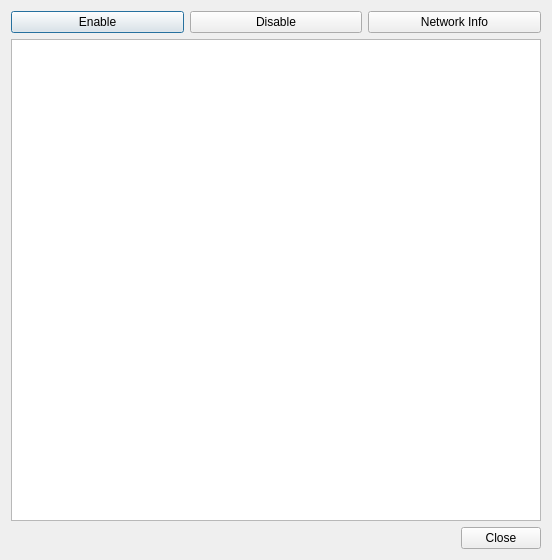
<?xml version="1.0" encoding="UTF-8"?>
<ui version="4.0">
 <class>wifidialog</class>
 <widget class="QDialog" name="wifidialog">
  <property name="geometry">
   <rect>
    <x>0</x>
    <y>0</y>
    <width>552</width>
    <height>560</height>
   </rect>
  </property>
  <property name="windowTitle">
   <string>wifidialog</string>
  </property>
  <layout class="QVBoxLayout" name="verticalLayout">
   <item>
    <layout class="QHBoxLayout" name="horizontalLayout">
     <item>
      <widget class="QPushButton" name="pushButton_enable">
       <property name="text">
        <string>Enable</string>
       </property>
      </widget>
     </item>
     <item>
      <widget class="QPushButton" name="pushButton_disable">
       <property name="text">
        <string>Disable</string>
       </property>
      </widget>
     </item>
     <item>
      <widget class="QPushButton" name="pushButton_info">
       <property name="text">
        <string>Network Info</string>
       </property>
      </widget>
     </item>
    </layout>
   </item>
   <item>
    <widget class="QTextBrowser" name="textBrowser"/>
   </item>
   <item>
    <layout class="QHBoxLayout" name="horizontalLayout_2">
     <item>
      <spacer name="horizontalSpacer">
       <property name="orientation">
        <enum>Qt::Horizontal</enum>
       </property>
       <property name="sizeHint" stdset="0">
        <size>
         <width>40</width>
         <height>20</height>
        </size>
       </property>
      </spacer>
     </item>
     <item>
      <widget class="QPushButton" name="pushButton_close">
       <property name="text">
        <string>Close</string>
       </property>
      </widget>
     </item>
    </layout>
   </item>
  </layout>
 </widget>
 <layoutdefault spacing="6" margin="11"/>
 <resources/>
 <connections/>
</ui>
